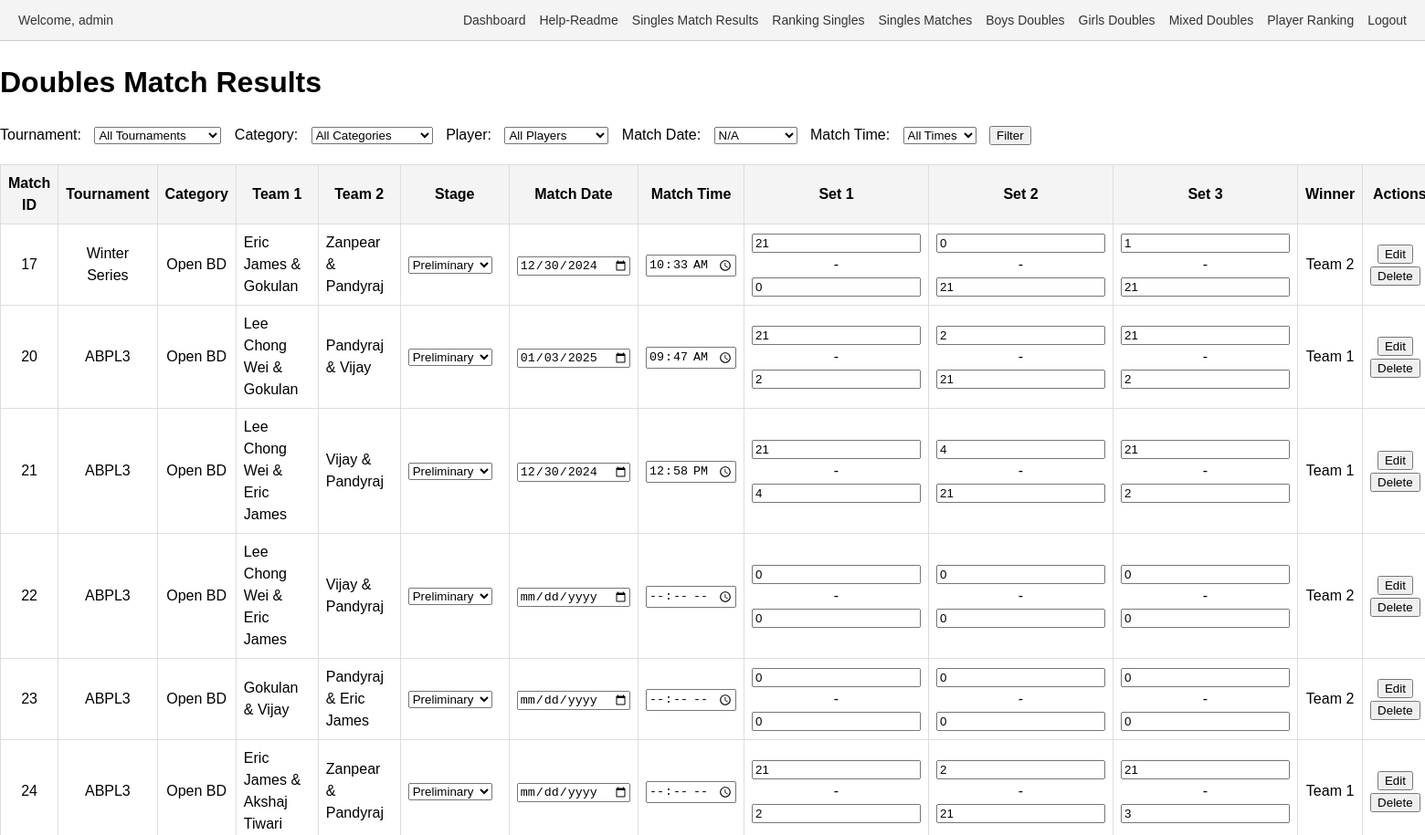
/edit_results_doubles.php (signed in, upper part), run on an earlier commit of the app's database.
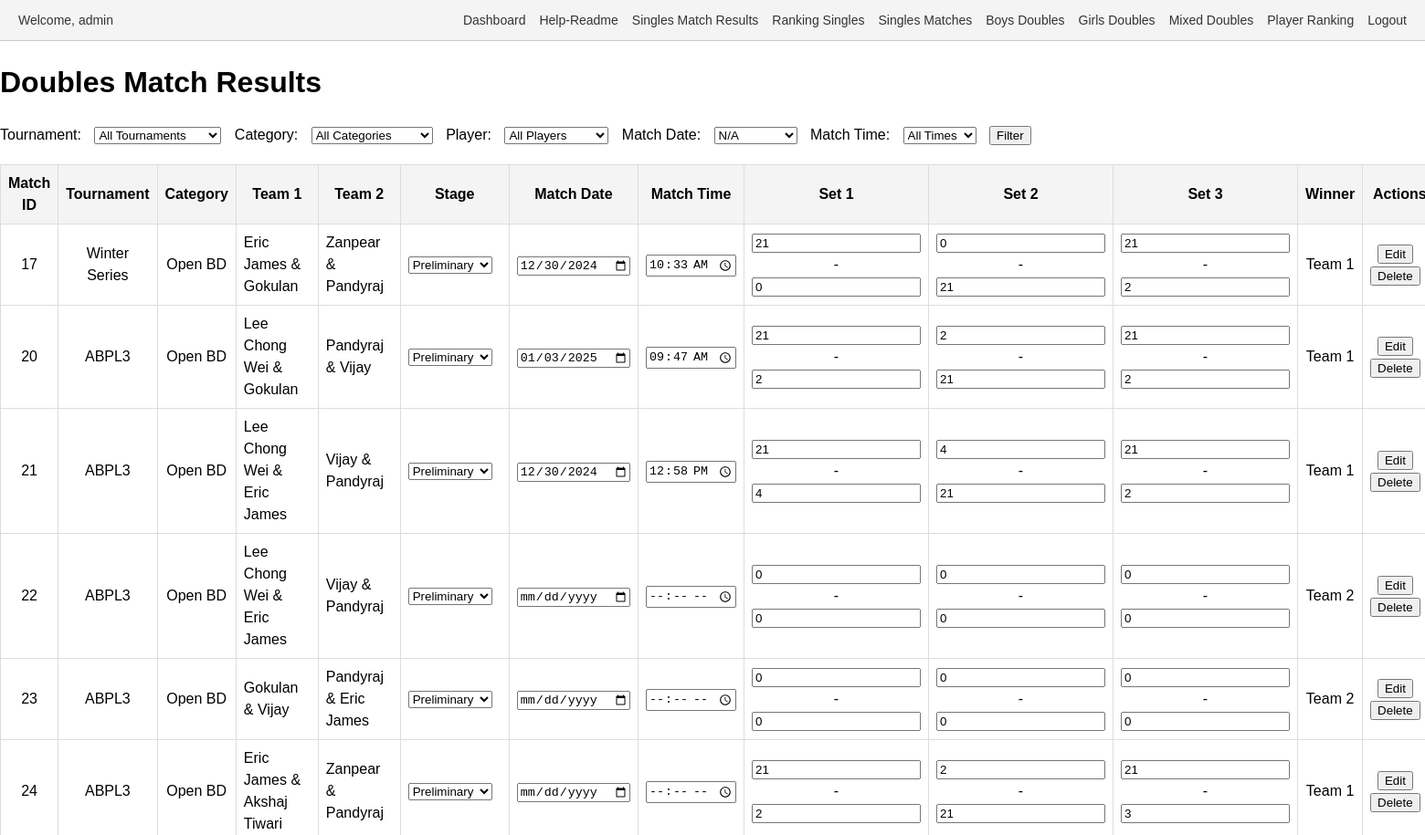
And on a later commit of the database.
### tables this page shows
CREATE TABLE `matches` (
  `id` int(11) NOT NULL,
  `tournament_id` int(11) NOT NULL,
  `category_id` int(11) NOT NULL,
  `pool` enum('A','B') DEFAULT NULL,
  `player1_id` int(11) DEFAULT NULL,
  `player2_id` int(11) DEFAULT NULL,
  `pre_quarter` tinyint(1) DEFAULT 0,
  `quarter` tinyint(1) DEFAULT 0,
  `semi` tinyint(1) DEFAULT 0,
  `final` tinyint(1) DEFAULT 0,
  `set1_player1_points` int(11) DEFAULT 0,
  `set1_player2_points` int(11) DEFAULT 0,
  `set2_player1_points` int(11) DEFAULT 0,
  `set2_player2_points` int(11) DEFAULT 0,
  `set3_player1_points` int(11) DEFAULT 0,
  `set3_player2_points` int(11) DEFAULT 0,
  `created_by` int(11) DEFAULT NULL,
  `stage` varchar(22) NOT NULL,
  `match_date` date DEFAULT NULL,
  `match_time` varchar(255) NOT NULL,
  `date` date DEFAULT NULL,
  `team1_player1_id` int(11) NOT NULL DEFAULT 0,
  `team1_player2_id` int(11) NOT NULL DEFAULT 0,
  `team2_player1_id` int(11) DEFAULT 0,
  `team2_player2_id` int(11) DEFAULT 0,
  `set1_team1_points` int(11) NOT NULL DEFAULT 0,
  `set1_team2_points` int(11) DEFAULT 0,
  `set2_team1_points` int(11) DEFAULT 0,
  `set2_team2_points` int(11) DEFAULT 0,
  `set3_team1_points` int(11) DEFAULT 0,
  `set3_team2_points` int(11) DEFAULT 0,
  `player3_id` int(11) DEFAULT NULL,
  `player4_id` int(11) DEFAULT NULL,
  `deleted_at` datetime DEFAULT NULL
);

CREATE TABLE `tournaments` (
  `id` int(11) NOT NULL,
  `name` varchar(255) NOT NULL,
  `created_by` int(11) DEFAULT NULL,
  `year` int(11) NOT NULL DEFAULT year(curdate()),
  `moderated_by` int(11) DEFAULT NULL
);

CREATE TABLE `categories` (
  `id` int(11) NOT NULL,
  `name` varchar(255) NOT NULL,
  `created_by` int(11) NOT NULL,
  `age_group` varchar(255) DEFAULT NULL,
  `sex` varchar(10) DEFAULT NULL,
  `type` enum('singles','doubles','mixed doubles') DEFAULT 'singles',
  `tournament_id` int(11) NOT NULL
);

CREATE TABLE `players` (
  `id` int(11) NOT NULL,
  `name` varchar(255) NOT NULL,
  `dob` date NOT NULL,
  `age` int(11) NOT NULL,
  `sex` enum('M','F') NOT NULL,
  `uid` varchar(100) NOT NULL,
  `created_by` int(11) DEFAULT NULL,
  `updated_at` timestamp NULL DEFAULT current_timestamp() ON UPDATE current_timestamp(),
  `category_id` int(11) DEFAULT 1
);

### edit_results_doubles.php (the view, shortened to what the changed rows need)
<?php
include 'header.php';
require 'auth.php';
$conn = new mysqli($servername, $username, $password, $dbname);
$stages = ['Preliminary', 'Quarterfinal', 'Semifinal', 'Final', 'Champion'];
$query = "
    SELECT
        m.id AS match_id,
        t.name AS tournament_name,
        c.name AS category_name,
        c.type AS category_type,
        p1.name AS team1_player1_name,
        p2.name AS team1_player2_name,
        p3.name AS team2_player1_name,
        p4.name AS team2_player2_name,
        m.stage,
        m.match_date,
        m.match_time,
        m.set1_team1_points,
        m.set1_team2_points,
        m.set2_team1_points,
        m.set2_team2_points,
        m.set3_team1_points,
        m.set3_team2_points
    FROM matches m
    INNER JOIN tournaments t ON m.tournament_id = t.id
    INNER JOIN categories c ON m.category_id = c.id
    LEFT JOIN players p1 ON m.team1_player1_id = p1.id
    LEFT JOIN players p2 ON m.team1_player2_id = p2.id
    LEFT JOIN players p3 ON m.team2_player1_id = p3.id
    LEFT JOIN players p4 ON m.team2_player2_id = p4.id
    WHERE c.type IN ('doubles', 'mixed doubles')
";
$query .= " ORDER BY m.id";
$result = $conn->query($query);
?>
<!DOCTYPE html>
<html lang="en">
<head>
</head>
<body>
    <h1>Doubles Match Results</h1>
    <?php if ($result->num_rows > 0): ?>
        <table>
            <tr>
                <th>Match ID</th>
                <th>Tournament</th>
                <th>Category</th>
                <th>Team 1</th>
                <th>Team 2</th>
                <th>Stage</th>
                <th>Match Date</th>
                <th>Match Time</th>
                <th>Set 1</th>
                <th>Set 2</th>
                <th>Set 3</th>
                <th>Winner</th>
                <th>Actions</th>
            </tr>
            <?php while ($row = $result->fetch_assoc()): ?>
                <form method="post">
                    <tr>
                        <td><?= $row['match_id'] ?><input type="hidden" name="match_id" value="<?= $row['match_id'] ?>"></td>
                        <td><?= $row['tournament_name'] ?></td>
                        <td><?= $row['category_name'] ?></td>
                        <td class="team-column"><?= $row['team1_player1_name'] . " & " . $row['team1_player2_name'] ?></td>
                        <td class="team-column"><?= $row['team2_player1_name'] . " & " . $row['team2_player2_name'] ?></td>
                        <td>
                            <select name="stage">
                                <?php foreach ($stages as $stage): ?>
                                    <option value="<?= $stage ?>" <?= $row['stage'] === $stage ? 'selected' : '' ?>>
                                        <?= $stage ?>
                                    </option>
                                <?php endforeach; ?>
                            </select>
                        </td>
                        <td><input type="date" name="match_date" value="<?= $row['match_date'] ?>"></td>
                        <td><input type="time" name="match_time" value="<?= $row['match_time'] ?>"></td>
                        <td class="set-column"><input type="number" name="set1_team1_points" value="<?= $row['set1_team1_points'] ?>"> - <input type="number" name="set1_team2_points" value="<?= $row['set1_team2_points'] ?>"></td>
                        <td class="set-column"><input type="number" name="set2_team1_points" value="<?= $row['set2_team1_points'] ?>"> - <input type="number" name="set2_team2_points" value="<?= $row['set2_team2_points'] ?>"></td>
                        <td class="set-column"><input type="number" name="set3_team1_points" value="<?= $row['set3_team1_points'] ?>"> - <input type="number" name="set3_team2_points" value="<?= $row['set3_team2_points'] ?>"></td>
                        <td><?= $row['set1_team1_points'] + $row['set2_team1_points'] + $row['set3_team1_points'] > $row['set1_team2_points'] + $row['set2_team2_points'] + $row['set3_team2_points'] ? "Team 1" : "Team 2" ?></td>
                        <td>
                            <button type="submit" name="edit_match">Edit</button>
                            <button type="submit" name="delete_match" onclick="return confirm('Are you sure you want to delete this match?')">Delete</button>
                        </td>
                    </tr>
                </form>
            <?php endwhile; ?>
        </table>
    <?php else: ?>
        <p>No matches found for the selected filters.</p>
    <?php endif; ?>
</body>
</html>

What changed in the data, as far as the page shows it:
changed matches "Winter Series": set3_team1_points "1" → "21"; set3_team2_points "21" → "2"; set3_team1_points "Team 2" → "Team 1"
